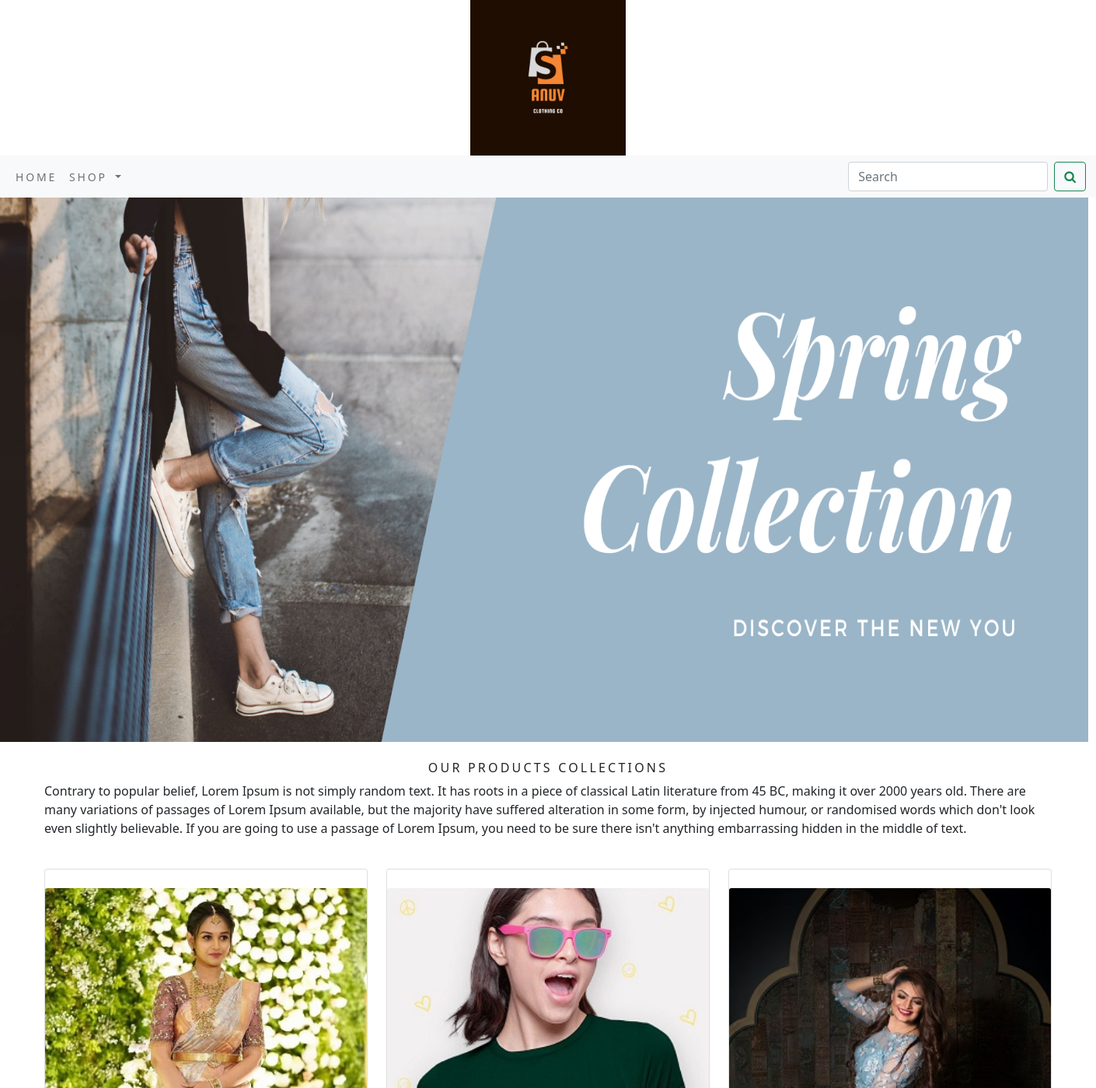
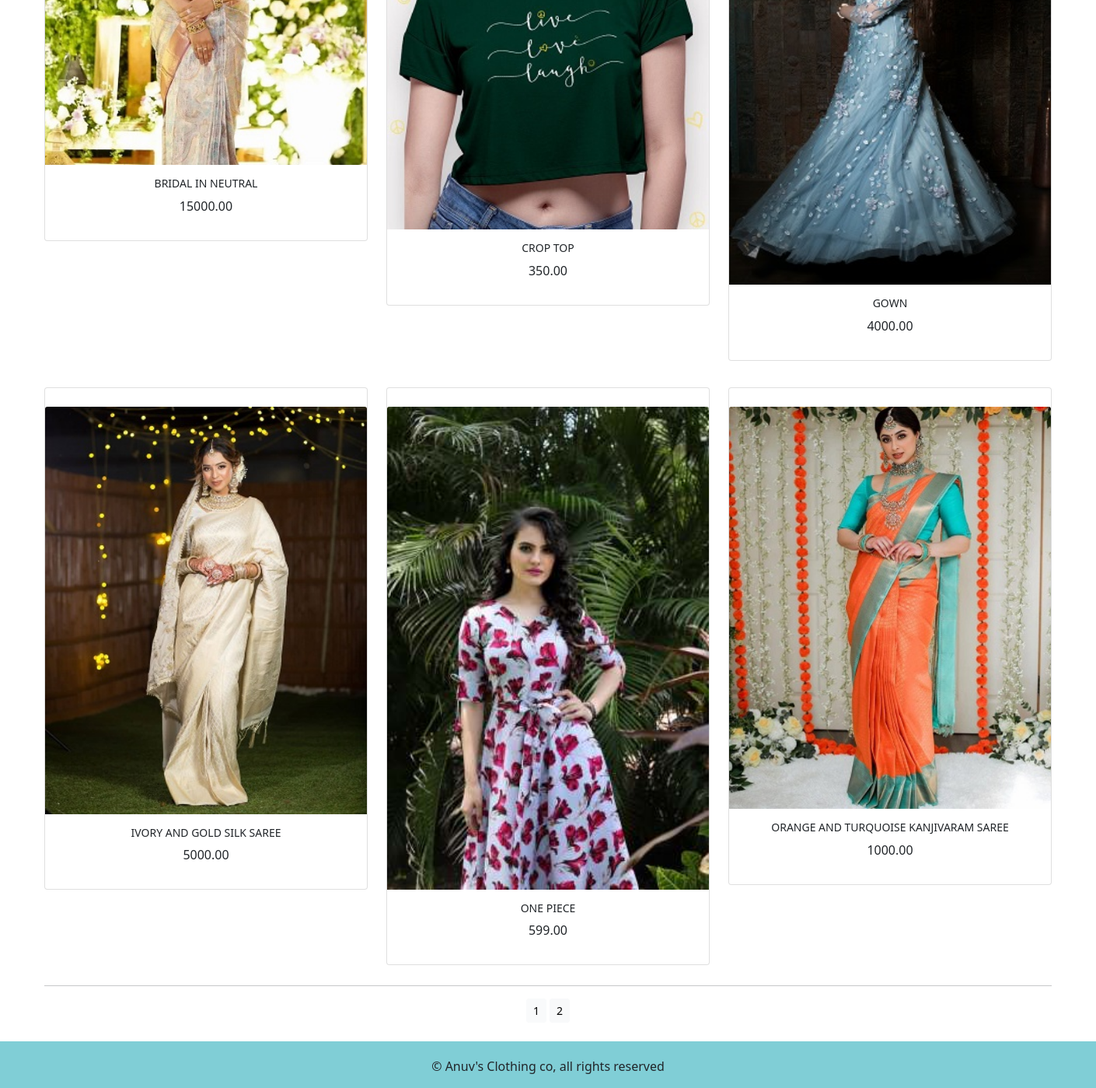
The app's page /shop/ with its own data (2 pictures, top to bottom).
### shop/models.py (models this page shows, shortened)
class Product(models.Model):
    name=models.CharField(max_length=250, unique=True)
    slug = models.SlugField(max_length=250, unique=True)
    description=models.TextField(blank=True)
    price=models.DecimalField(max_digits=10, decimal_places=2)
    category=models.ForeignKey(Category, on_delete=models.CASCADE)
    image = models.ImageField(upload_to='product', blank=True)
    stock=models.IntegerField()
    available=models.BooleanField(default=True)
    created=models.DateTimeField(auto_now_add=True)
    updated=models.DateTimeField(auto_now=True)
    def get_url(self):
        return reverse('shop:prodCatdetail',args=[self.category.slug, self.slug])
    class Meta:
        ordering=('name',)
        verbose_name='product'
        verbose_name_plural='products'

### shop/views.py (the view)
# urls.py: path('', views.allProdCat, name='allProdCat'),
def allProdCat(request, c_slug=None):
    c_page=None
    products_list=None
    if c_slug!=None:
        c_page=get_object_or_404(Category,slug=c_slug)
        products_list=Product.objects.all().filter(category=c_page, available=True)
    else:
        products_list=Product.objects.all().filter(available=True)
    paginator=Paginator(products_list,6)
    try:
        page=int(request.GET.get('page','1'))
    except:
        page=1
    try:
        products=paginator.page(page)
    except (EmptyPage, InvalidPage):
        products=paginator.page(paginator.num_pages)
    return render(request,"category.html",{'category':c_page, 'products':products})

### cart/context_processors.py (called while the page is built)
def counter(request):
    item_count=0
    if 'admin' in request.path:
        return {}
    else:
        try:
            cart=Cart.objects.filter(cart_id=_cart_id(request))
            car_items=CartItem.objects.all().filter(cart=cart[:1])
            for cart_item in car_items:
                item_count += cart_item.quantity
        except Cart.DoesNotExist:
            item_count =0
    return dict(item_count=item_count)

### cart/views.py (called while the page is built)
def _cart_id(request):
    cart=request.session.session_key
    if not cart:
        cart=request.session.create()
    return cart

### shop/context_processors.py (called while the page is built)
def menu_links(request):
    links=Category.objects.all()
    return dict(links=links)

### shop/models.py (called while the page is built)
    def get_url(self):
        return reverse('shop:products_by_category', args=[self.slug])

### templates/category.html (shortened to what this page needs)
{% extends 'base.html' %}
{% load static %}
{% block content %}
<div class="mx_auto">
    {% if category %}
    <img class="my_image" src="{{category.image.url}}" alt="{{category.name}}">
</div>
    <br>
<div>
    <h1 class="text-center my_title">{{category.name}}</h1>
    <p class="text-justify">{{category.description}}</p>
</div>
    {% else %}
<div>
   <img src="{% static 'img/banner22.png' %}" width="1400px;" height="700px;" alt="our products">
</div>
<br>
<div class="container">
    <h1 class="text-center my_title"> Our Products Collections </h1>
    <p class="text-justify">Contrary to popular belief, Lorem Ipsum is not simply random text. It has roots in a piece of classical Latin literature from 45 BC, making it over 2000 years old. There are many variations of passages of Lorem Ipsum available, but the majority have suffered alteration in some form, by injected humour, or randomised words which don't look even slightly believable. If you are going to use a passage of Lorem Ipsum, you need to be sure there isn't anything embarrassing hidden in the middle of text.</p>
</div>
{% endif %}
<div class="container">
    <div class="row mx_auto">
        {% for product in products.object_list %}
        <div class="my_bottom_margin col-9 col-sm-12 col-md-4 xol-lg-4"><br>
            <div class="card text-center" style="min-width:18rem;"><br>
                <a href="{{product.get_url}}"><img class="card-img-top my_image" src="{{product.image.url}}" alt="{{product.name}}"></a>
                <div class="card-body">
                   <h4> {{product.name}} </h4>
                    <p>{{product.price}}</p>
                </div>
            </div>
        </div>
        {% endfor %}
    </div>
    <div class="mx-auto">
        {% if products.paginator.num_pages > 1 %}
        <hr>
        <div class="text-center">
            {% for pg in products.paginator.page_range %}
                <a href="?page={{pg}}"  class="btn btn-light btn-sm {% if products.number == pg %} active {% endif %}">{{pg}}</a>
            {% endfor %}
        </div>
        {% endif %}
    </div>
    <br>
</div>
{% endblock %}

### templates/base.html (shortened to what this page needs)
{% load static %}
<!DOCTYPE html>
<html lang="en">
<head>
    <link rel="stylesheet" href="{% static 'css/custom.css' %}">
    <link href="{% static 'css/bootstrap.min.css' %}" rel="stylesheet">
    <link href="//maxcdn.bootstrapcdn.com/font-awesome/4.1.0/css/font-awesome.min.css" rel="stylesheet">
</head>
<body>
{% include 'header.html' %}
{% include 'nav.html' %}
{% block content %}
{% endblock %}
{% include 'footer.html' %}
</body>
</html>

### templates/header.html
{% load static %}
<header>
    <center>
       <a href="{% url 'shop:allProdCat' %}"></a>  <img src="{% static 'img/ANUV.png' %}" alt="logimage" width="200px;" height="200px;">
    </center>
</header>

### templates/nav.html (shortened to what this page needs)
<nav class="navbar navbar-expand-lg navbar-light bg-light">
  <div class="container-fluid">
    <div class="collapse navbar-collapse" id="navbarSupportedContent">
      <ul class="navbar-nav me-auto mb-2 mb-lg-0">
        <li class="nav-item">
          <a class="nav-link" href="#">Home</a>
        </li>
        <li class="nav-item dropdown {% if 'shop' in request.path %}active{% endif %}">
          <a class="nav-link dropdown-toggle" href="#" id="navbarDropdown" role="button" data-bs-toggle="dropdown" aria-expanded="false">
            Shop
          </a>
        </li>
      </ul>
      <div id="form-wrapper" style="max-width:500px;margin:auto;margin-right: 1px;">
        <form class="d-flex" action="{% url 'search_app:SearchResult' %} " method="GET">
        <input class="form-control me-2" name="q" placeholder="Search" aria-label="Search">
        <button class="btn btn-outline-success" type="submit"><i class="fa fa-search"></i></button>
       </form>
      </div>
    </div>
  </div>
</nav>

### templates/footer.html
<div class="footer navbar-fixed-bottom my_footer">
  <p class="text-center">&copy; Anuv's Clothing co, all rights reserved</p>
</div>

### static/css/custom.css (style rules this page uses)
body { font-family: 'Roboto', sans-serif; }
.nav-item { letter-spacing : .2em; font-size : 14px; text-transform :uppercase; }
.my_footer { background-color:#80ced6; height:60px; }
.my_footer p { padding-top:20px; }
.my_image { width:400px; height:auto; }
.my_title { letter-spacing : .2em; font-size : 16px; text-transform :uppercase; }
.my_bottom_margin { margin-bottom:10px; }
.card-body h4 { font-size: 14px; text-transform:uppercase; letter spacing:.2em; }

### records on screen
Product: image (picture), name "BRIDAL IN NEUTRAL", price "15000.00"
Product: image (picture), name "CROP TOP", price "350.00"
Product: image (picture), name "GOWN", price "4000.00"
Product: image (picture), name "IVORY AND GOLD SILK SAREE", price "5000.00"
Product: image (picture), name "ONE PIECE", price "599.00"
Product: image (picture), name "ORANGE AND TURQUOISE KANJIVARAM SAREE", price "1000.00"

### other values on screen
{{ pg }} "1" "2"
